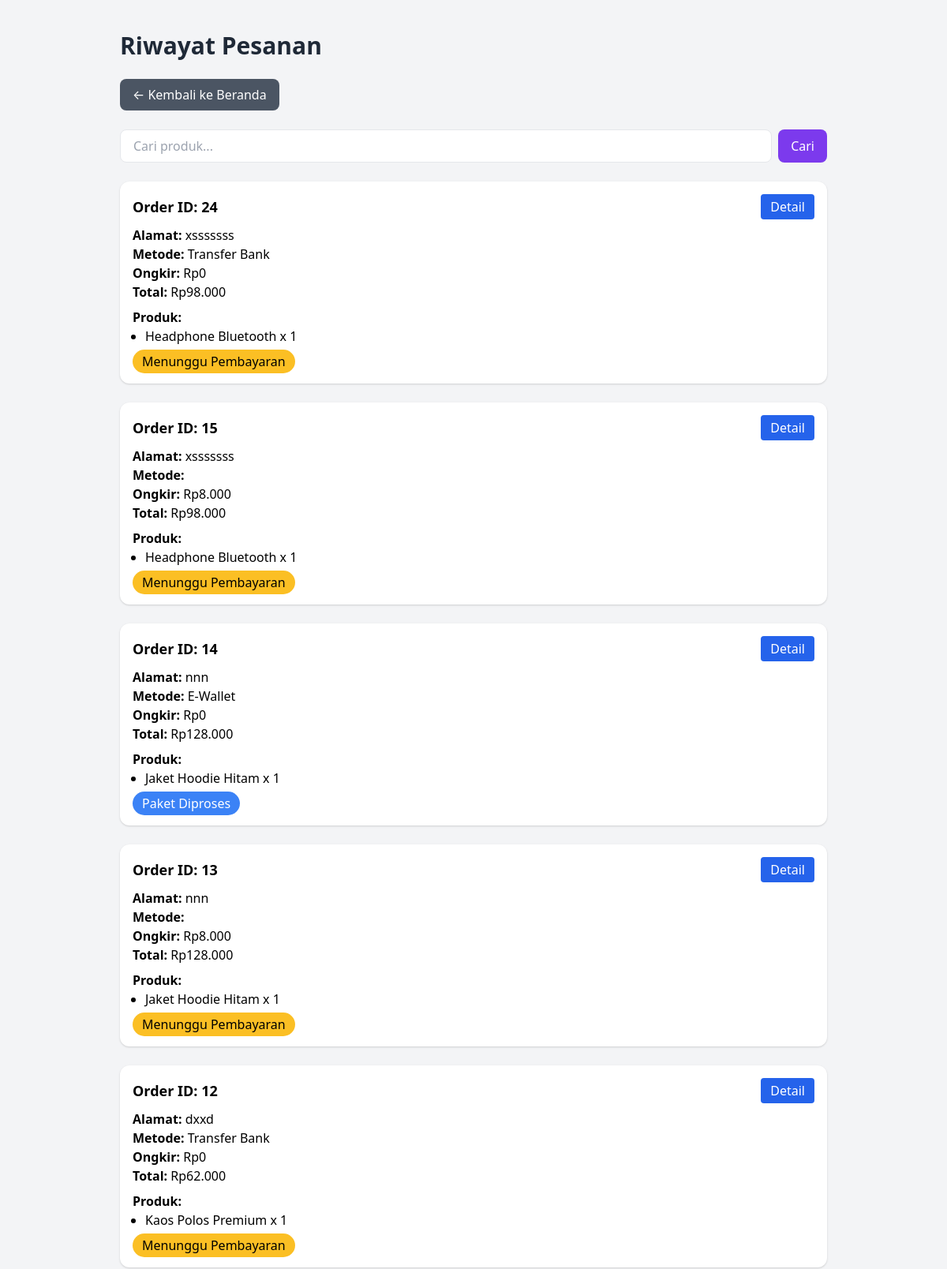
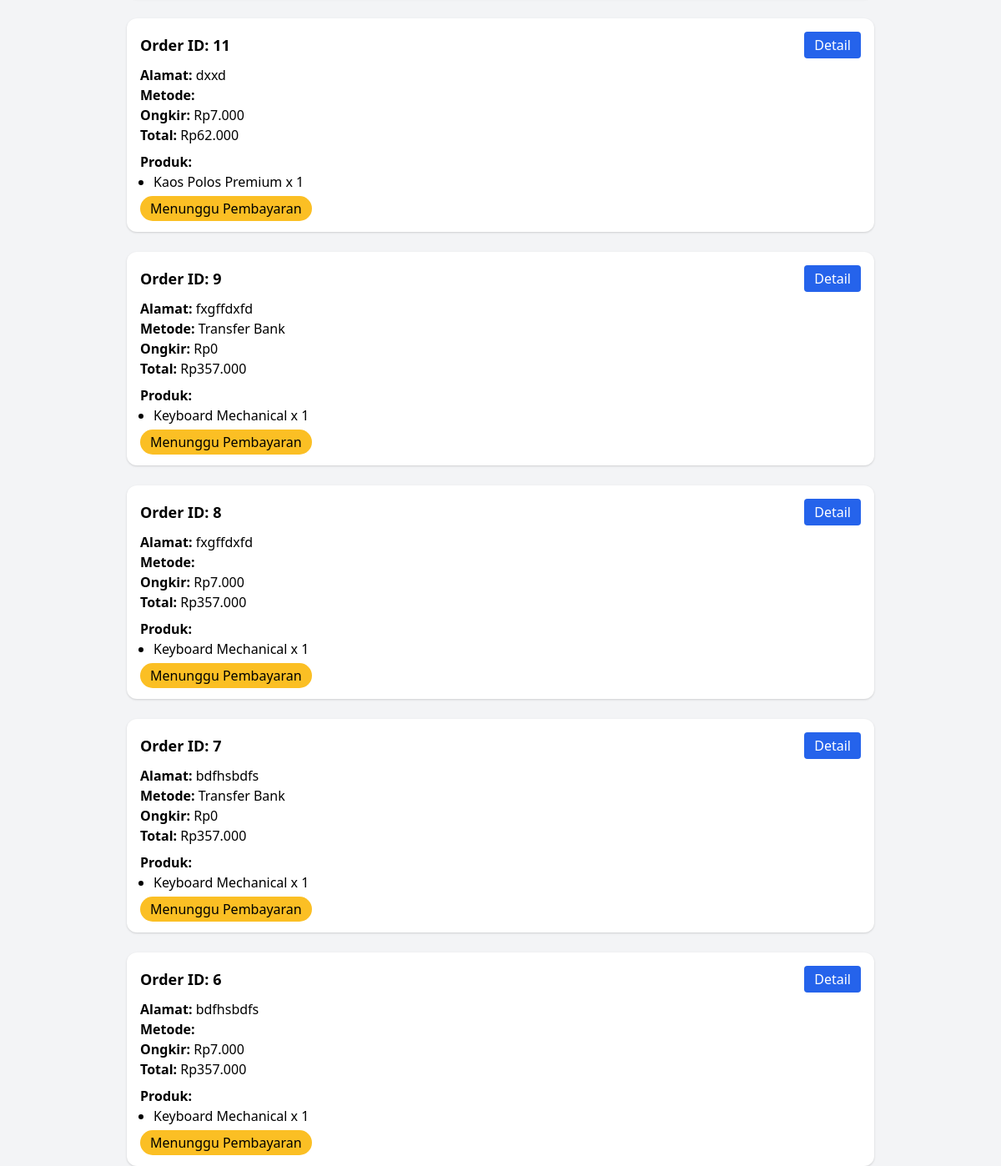
Screenshot of /order_history.php (signed in) with the database file from the repository (2 pictures, top to bottom).
### tables this page shows
CREATE TABLE `order_items` (
  `id` int(11) NOT NULL,
  `order_id` int(11) DEFAULT NULL,
  `product_id` int(11) DEFAULT NULL,
  `qty` int(11) NOT NULL,
  `price` int(11) DEFAULT NULL
);

CREATE TABLE `orders` (
  `id` int(11) NOT NULL,
  `user_id` int(11) NOT NULL,
  `username` varchar(100) DEFAULT NULL,
  `nama_penerima` varchar(100) DEFAULT NULL,
  `hp_penerima` varchar(20) DEFAULT NULL,
  `alamat_penerima` text DEFAULT NULL,
  `kota_toko` varchar(100) DEFAULT NULL,
  `kota_tujuan` varchar(100) DEFAULT NULL,
  `ongkir` int(11) DEFAULT 0,
  `total_akhir` int(11) DEFAULT 0,
  `metode` varchar(50) DEFAULT NULL,
  `status` varchar(50) DEFAULT 'pending',
  `created_at` timestamp NOT NULL DEFAULT current_timestamp(),
  `total_belanja` int(11) NOT NULL DEFAULT 0
);

### order_history.php (the view, shortened to what this page needs)
<?php
include 'config.php';
$user_id = $_SESSION['user_id'];
$search = $_GET['search'] ?? '';
$query = "
    SELECT o.id AS order_id, o.alamat_penerima, o.metode, o.ongkir, o.total_akhir, o.status,
           p.name AS product_name, oi.qty AS product_qty
    FROM orders o
    JOIN order_items oi ON o.id = oi.order_id
    JOIN products p ON oi.product_id = p.id
    WHERE o.user_id = $user_id
";
$query .= " ORDER BY o.id DESC";
$result = mysqli_query($conn, $query);
$orders = [];
while($row = mysqli_fetch_assoc($result)){
    $orders[$row['order_id']]['info'] = [
        'alamat_penerima' => $row['alamat_penerima'],
        'metode' => $row['metode'],
        'ongkir' => $row['ongkir'],
        'total_akhir' => $row['total_akhir'],
        'status' => $row['status']
    ];
    $orders[$row['order_id']]['products'][] = [
        'name' => $row['product_name'],
        'qty'  => $row['product_qty']
    ];
}
function statusColor($status){
    return match($status){
        'Menunggu Pembayaran' => 'bg-yellow-400 text-black',
        'Paket Diproses' => 'bg-blue-500 text-white',
        'Paket Diantarkan' => 'bg-orange-500 text-white',
        'Paket Telah Tiba' => 'bg-green-600 text-white',
        default => 'bg-gray-400 text-white',
    };
}
?>
<!DOCTYPE html>
<html lang="id">
<head>
<link href="https://cdn.jsdelivr.net/npm/tailwindcss@2.2.19/dist/tailwind.min.css" rel="stylesheet">
</head>
<body class="bg-gray-100">
<div class="max-w-4xl mx-auto mt-10">
<h1 class="text-3xl font-bold mb-6 text-gray-800">Riwayat Pesanan</h1>
<div class="mb-6">
    <a href="index.php"
       class="inline-block bg-gray-600 text-white px-4 py-2 rounded-lg hover:bg-gray-700">
       ← Kembali ke Beranda
    </a>
</div>
<form method="GET" class="mb-6 flex gap-2">
    <input type="text" name="search" placeholder="Cari produk..."
           value="<?= htmlspecialchars($search); ?>"
           class="flex-1 px-4 py-2 border rounded-lg focus:outline-none focus:ring-2 focus:ring-purple-500">
    <button type="submit" class="bg-purple-600 text-white px-4 py-2 rounded-lg hover:bg-purple-700">
        Cari
    </button>
</form>
<?php if(empty($orders)): ?>
<div class="bg-white p-6 rounded-xl shadow text-center text-gray-600">
    Tidak ada pesanan<?= $search ? " untuk '$search'" : "" ?>.
</div>
<?php else: ?>
<div class="space-y-6">
    <?php foreach($orders as $order_id => $data): ?>
        <div class="bg-white shadow rounded-xl p-4">
            <div class="flex justify-between items-center mb-2">
                <h2 class="font-semibold text-lg">Order ID: <?= $order_id; ?></h2>
                <a href="payment_detail.php?order_id=<?= $order_id; ?>"
                   class="bg-blue-600 text-white px-3 py-1 rounded hover:bg-blue-700">
                   Detail
                </a>
            </div>
            <p><strong>Alamat:</strong> <?= $data['info']['alamat_penerima']; ?></p>
            <p><strong>Metode:</strong> <?= $data['info']['metode']; ?></p>
            <p><strong>Ongkir:</strong> Rp<?= number_format($data['info']['ongkir'],0,',','.'); ?></p>
            <p><strong>Total:</strong> Rp<?= number_format($data['info']['total_akhir'],0,',','.'); ?></p>
            <p class="mt-2"><strong>Produk:</strong></p>
            <ul class="ml-4 list-disc">
                <?php foreach($data['products'] as $prod): ?>
                    <li><?= $prod['name']; ?> x <?= $prod['qty']; ?></li>
                <?php endforeach; ?>
            </ul>
            <p class="mt-2">
                <span class="px-3 py-1 rounded-full <?= statusColor($data['info']['status']); ?>">
                    <?= $data['info']['status']; ?>
                </span>
            </p>
        </div>
    <?php endforeach; ?>
</div>
<?php endif; ?>
</div>
</body>
</html>

### rows the page displays
order_items: order_id "24", order.alamat_penerima "xsssssss", order.metode "Transfer Bank", order.ongkir "0", order.total_akhir "98.000", name "Headphone Bluetooth", qty "1", order.status "Menunggu Pembayaran"
order_items: order_id "15", order.alamat_penerima "xsssssss", order.ongkir "8.000", order.total_akhir "98.000", name "Headphone Bluetooth", qty "1", order.status "Menunggu Pembayaran"
order_items: order_id "14", order.alamat_penerima "nnn", order.metode "E-Wallet", order.ongkir "0", order.total_akhir "128.000", name "Jaket Hoodie Hitam", qty "1", order.status "Paket Diproses"
order_items: order_id "13", order.alamat_penerima "nnn", order.ongkir "8.000", order.total_akhir "128.000", name "Jaket Hoodie Hitam", qty "1", order.status "Menunggu Pembayaran"
order_items: order_id "12", order.alamat_penerima "dxxd", order.metode "Transfer Bank", order.ongkir "0", order.total_akhir "62.000", name "Kaos Polos Premium", qty "1", order.status "Menunggu Pembayaran"
order_items: order_id "11", order.alamat_penerima "dxxd", order.ongkir "7.000", order.total_akhir "62.000", name "Kaos Polos Premium", qty "1", order.status "Menunggu Pembayaran"
order_items: order_id "9", order.alamat_penerima "fxgffdxfd", order.metode "Transfer Bank", order.ongkir "0", order.total_akhir "357.000", name "Keyboard Mechanical", qty "1", order.status "Menunggu Pembayaran"
order_items: order_id "8", order.alamat_penerima "fxgffdxfd", order.ongkir "7.000", order.total_akhir "357.000", name "Keyboard Mechanical", qty "1", order.status "Menunggu Pembayaran"
order_items: order_id "7", order.alamat_penerima "bdfhsbdfs", order.metode "Transfer Bank", order.ongkir "0", order.total_akhir "357.000", name "Keyboard Mechanical", qty "1", order.status "Menunggu Pembayaran"
order_items: order_id "6", order.alamat_penerima "bdfhsbdfs", order.ongkir "7.000", order.total_akhir "357.000", name "Keyboard Mechanical", qty "1", order.status "Menunggu Pembayaran"
